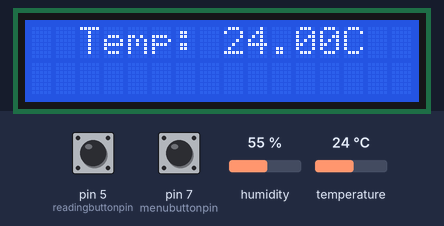
This sketch was run on a simulated Arduino Uno, built with avr-gcc and run on an emulated ATmega328P. Shown: 16×2 character LCD. The test bench sets the inputs (shaded band); at power-on: pin 7 (menubuttonpin) HIGH, temperature 24 °C, pin 5 (readingbuttonpin) HIGH, humidity 55 %.

Above: at 1.2 s.
1.3 s: pin 7 (menubuttonpin) pulled LOW for 0.65 s
At 3.0 s:
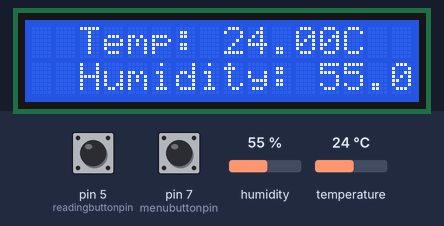
3.4 s: pin 7 (menubuttonpin) pulled LOW for 1 s
At 3.56 s:
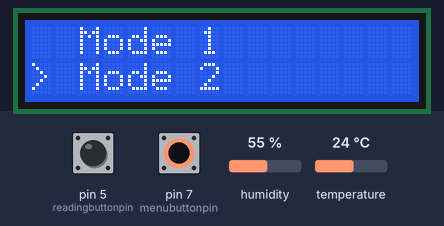
5.9 s: temperature set to 12 °C
At 7.1 s:
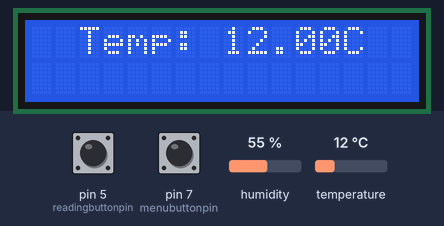
8.2 s: temperature set to 19 °C
At 9.9 s:
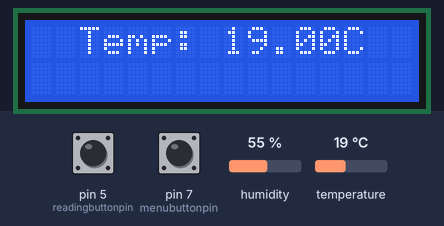
10.3 s: temperature set to 28 °C
At 11.5 s:
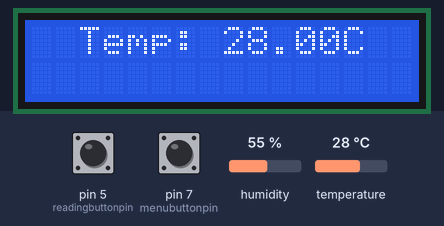
12.4 s: pin 7 (menubuttonpin) pulled LOW for 0.65 s
At 12.57 s:
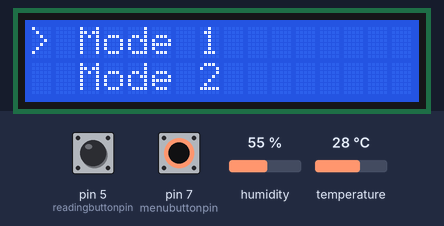
Timing chart, 0 to 15.4 s (numbered marks = the images above; inputs shaded):
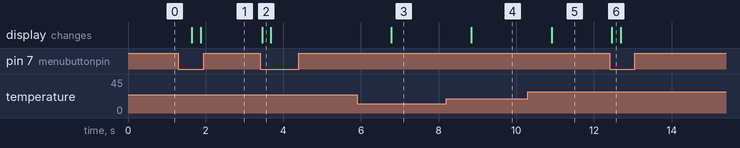

Measured:
- after the input at 1.3 s, the display: first changes after 0.34 s (image 1 shows a later state)
- after the input at 3.4 s, the display: changes after 0.06 s (image 2)
- after the input at 5.9 s, the display: changes after 0.87 s (image 3)
- after the input at 8.2 s, the display: changes after 0.64 s (image 4)
- after the input at 10.3 s, the display: changes after 0.61 s (image 5)
- after the input at 12.4 s, the display: changes after 0.06 s (image 6)

The sketch:

weather.ino
```cpp
#include <Wire.h>
#include <LiquidCrystal_I2C.h>
#include <DHT.h>

#define DHTPIN 2
#define DHTTYPE DHT22

int menubuttonpin = 7; // Red Button
int readingbuttonpin = 5; // Blue Button
bool mode1 = false;

LiquidCrystal_I2C lcd(0x27, 16, 2);
DHT dht(DHTPIN, DHTTYPE);

void setup() {
  pinMode(menubuttonpin, INPUT_PULLUP);
  pinMode(readingbuttonpin, INPUT_PULLUP);
  dht.begin();
  lcd.begin(16, 2);
  lcd.backlight();
  Serial.begin(9600);

  // Initial display setup
  lcd.setCursor(0, 0);
  lcd.print(">");
  lcd.setCursor(0, 1);
  lcd.print(" ");
}

void loop() {
  static bool lastButtonState = HIGH;
  bool currentButtonState = digitalRead(menubuttonpin);

  if (currentButtonState == LOW && lastButtonState == HIGH) {
    lcd.clear();
    mode1 = !mode1; // Toggle btw mode

    // Update LCD display
    if (mode1) {
      lcd.setCursor(0, 0);
      lcd.print(">");
      lcd.setCursor(0, 1);
      lcd.print(" ");
    } else {
      lcd.setCursor(0, 0);
      lcd.print(" ");
      lcd.setCursor(0, 1);
      lcd.print(">");
    }

    lcd.setCursor(2, 0);
    lcd.print("Mode 1");
    lcd.setCursor(2, 1);
    lcd.print("Mode 2");

    delay(200);
  }
  showreadings(mode1);
  lastButtonState = currentButtonState;
}

void showreadings(bool mode) {
  bool readingButton = digitalRead(readingbuttonpin);

  if (readingButton == HIGH && mode == true) {
    lcd.clear();
    float humidity = dht.readHumidity();
    float temperature = dht.readTemperature();
    String showTemperature = "Temp: " + String(temperature) + "C";
    String showHumidity = "Humidity: " + String(humidity) + "%";
    lcd.setCursor(2, 0);
    lcd.print(showTemperature);
    lcd.setCursor(2, 1);
    lcd.print(showHumidity);

    delay(500);
  }

  if (readingButton == HIGH && mode == false) {
    lcd.clear();
    float humidity = dht.readHumidity();
    float temperature = dht.readTemperature();
    String showTemperature = "Temp: " + String(temperature) + "C";
    String showHumidity = "Humidity: " + String(humidity) + "%";
    lcd.setCursor(2, 0);
    lcd.print(showTemperature);

    delay(500);
  }
}
```
